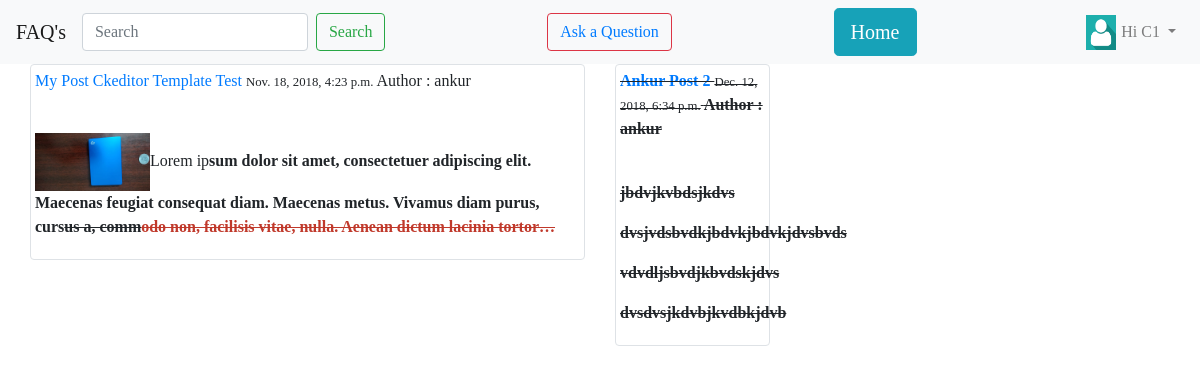
Screenshot of /blog/ (signed in) with the database file from the repository.
### blog/models.py (models this page shows, shortened)
class Post(models.Model):
    objects = models.Manager()
    published = PublishedManager()
    STATUS_CHOICES = (
        ('draft','Draft'),
        ('published','Published'),
    )
    title = models.CharField(max_length=200)
    slugthing = models.SlugField(max_length=200)
    author = models.ForeignKey(User,related_name="blog_posts",on_delete=models.CASCADE)
    body = RichTextUploadingField()
    likes = models.ManyToManyField(User,related_name='likes',blank=True)
    created = models.DateTimeField(auto_now_add=True)
    updated = models.DateTimeField(auto_now=True)
    status = models.CharField(max_length=10,choices=STATUS_CHOICES,default='draft')
    def get_absolute_url(self):
        return reverse('blog:post_detail',args=[self.id,self.slugthing])

### blog/views.py (the view)
# urls.py: path('',views.post_list,name='post_list'),
def post_list(request):
    posts = Post.published.all()
    query = request.GET.get('q')
    if query:
        posts = Post.published.filter(
            Q(title__icontains=query) |
            Q(author__username__icontains=query) |
            Q(body__icontains=query)
        )
    context = {
        "posts":posts,
    }
    return render(request,'blog/post_list.html',context)

### blog/models.py (called while the page is built)
    def get_queryset(self):
        return super(PublishedManager,self).get_queryset().filter(status='published')

### blog/templates/blog/post_list.html (shortened to what this page needs)
{% extends 'blog/base.html' %}
{% block content %}
    {% if posts %}
    <div class="container-fluid">
        <div class="row">
            {% for p in posts %}
            <div class="col-md-6">
                <div class="img-thumbnail">
                    <div>
                        <a href="{{ p.get_absolute_url }}"> {{ p.title }} </a>
                        <small> {{ p.created }}</small>
                        Author : {{ p.author }}
                    </div>
                    <br>
                    <p>{{ p.body | truncatechars:400 | safe }}</p>
                </div>
                <br>
            </div>
            {% empty %}
                <div class="container-fluid">
                    <h3>No Posts With search query "{{ request.GET.q }}"</h3>
                </div>
            {% endfor %}
        </div>
    </div>
    {% endif %}
{% endblock %}

### blog/templates/blog/navbar.html (shortened to what this page needs)
<nav class="navbar navbar-expand-lg navbar-light bg-light">
  <a class="navbar-brand" href="{% url 'blog:post_list' %}">FAQ's</a>
  <div class="collapse navbar-collapse" id="navbarSupportedContent">
    <ul class="navbar-nav mr-auto">
      <form class="form-inline my-2 my-lg-0" action="{% url 'blog:post_list' %}">
         <input class="form-control mr-sm-2" type="search" placeholder="Search" aria-label="Search" name="q">
         <button class="btn btn-outline-success my-2 my-sm-0" type="submit">Search</button>
      </form>
    </ul>
    <ul class="navbar-nav mr-auto">
         <button class="btn btn-outline-danger my-2 my-sm-0" type="submit"><a href="{% url 'blog:post_create' %}" style="text-decoration: none">Ask a Question</a></button>
    </ul>
    <ul class="navbar-nav mr-auto">
        <a href="{% url 'customer:home' %}" class="btn btn-info btn-lg">
           Home
        </a>
    </ul>
    <ul class="navbar-nav">
      {% if request.user.is_authenticated %}
      <li class="nav-item dropdown">
        <a class="nav-link dropdown-toggle" href="#" id="navbarDropdown" role="button" data-toggle="dropdown" aria-haspopup="true" aria-expanded="false">
            {% if request.user.profile.image %}
                <img src="{{ request.user.profile.photo.url }}" alt="" class="navbar_img">
            {% else %}
                <img src="/media/default_avatar.png" class="navbar_img">
            {% endif %}
            <span> Hi {{ request.user | capfirst }}</span>
        </a>
      </li>
      {% else %}
        <li class="nav-item">
            <a href="{% url 'customer:actor_authentication:login_all' %}" class="nav-link">LOG IN</a>
        </li>
      {% endif %}
    </ul>
  </div>
</nav>

### blog/static/blog/style.css (style rules this page uses)
html { position: relative; min-height: 100%; }
body { font-family: 'ucida Casual','Comic Sans MS'; }
.navbar_img { width: 30px; height: 35px; float: left; border-color: #2e6da4; background-size: auto 100%; margin-top: -5px; margin-right: 5px ; }

### rows the page displays
Post: title "My Post Ckeditor Template Test", created "Nov. 18, 2018, 4:23 p.m.", author "ankur", body (picture), body "Lorem ip sum dolor sit amet, consectetuer adipiscing elit. Maecenas feugiat consequat diam. Maecenas metus. Vivamus diam purus, curs us a, comm odo non, facilisis vitae, nulla. Aenean dictum lacinia tortor…"
Post: title "Ankur Post 2", created "Dec. 12, 2018, 6:34 p.m.", author "ankur", body "jbdvjkvbdsjkdvs dvsjvdsbvdkjbdvkjbdvkjdvsbvds vdvdljsbvdjkbvdskjdvs dvsdvsjkdvbjkvdbkjdvb"

### other values shown
{{ request.user | capfirst }} "C1"
